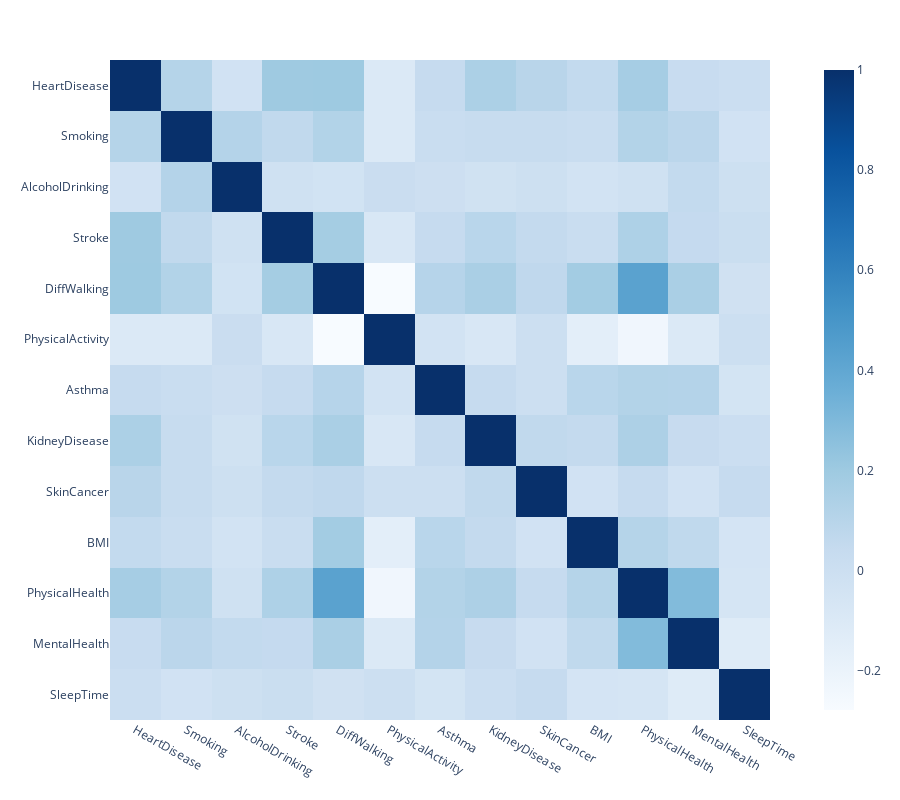

The cell this chart's notebook holds for it:
### Code cell
fig = px.imshow(df[['HeartDisease', 'Smoking', 'AlcoholDrinking', 'Stroke', 'DiffWalking', 
                    'PhysicalActivity', 'Asthma', 'KidneyDisease', 'SkinCancer','BMI', 'PhysicalHealth',
                    'MentalHealth',  'SleepTime']].corr(),color_continuous_scale="Blues")
fig.update_layout(height=800)
fig.show()

### Figure 1 — Plotly figure (JSON) as saved in the notebook; plotly's stock layout.template omitted (floating-point values rounded to 4 significant figures; data arrays with more than 128 entries replaced by an {"elided": "..."} marker saying what was removed)
{"data": [{"coloraxis": "coloraxis", "hovertemplate": "x: %{x}<br>y: %{y}<br>color: %{z}<extra></extra>", "name": "0", "type": "heatmap", "x": ["HeartDisease", "Smoking", "AlcoholDrinking", "Stroke", "DiffWalking", "PhysicalActivity", "Asthma", "KidneyDisease", "SkinCancer", "BMI", "PhysicalHealth", "MentalHealth", "SleepTime"], "xaxis": "x", "y": ["HeartDisease", "Smoking", "AlcoholDrinking", "Stroke", "DiffWalking", "PhysicalActivity", "Asthma", "KidneyDisease", "SkinCancer", "BMI", "PhysicalHealth", "MentalHealth", "SleepTime"], "yaxis": "y", "z": {"elided": "13x13 float values"}}], "layout": {"coloraxis": {"colorscale": [[0, "rgb(247,251,255)"], [0.125, "rgb(222,235,247)"], [0.25, "rgb(198,219,239)"], [0.375, "rgb(158,202,225)"], [0.5, "rgb(107,174,214)"], [0.625, "rgb(66,146,198)"], [0.75, "rgb(33,113,181)"], [0.875, "rgb(8,81,156)"], [1, "rgb(8,48,107)"]]}, "height": 800, "margin": {"t": 60}, "xaxis": {"anchor": "y", "constrain": "domain", "domain": [0, 1], "scaleanchor": "y"}, "yaxis": {"anchor": "x", "autorange": "reversed", "constrain": "domain", "domain": [0, 1]}}}
